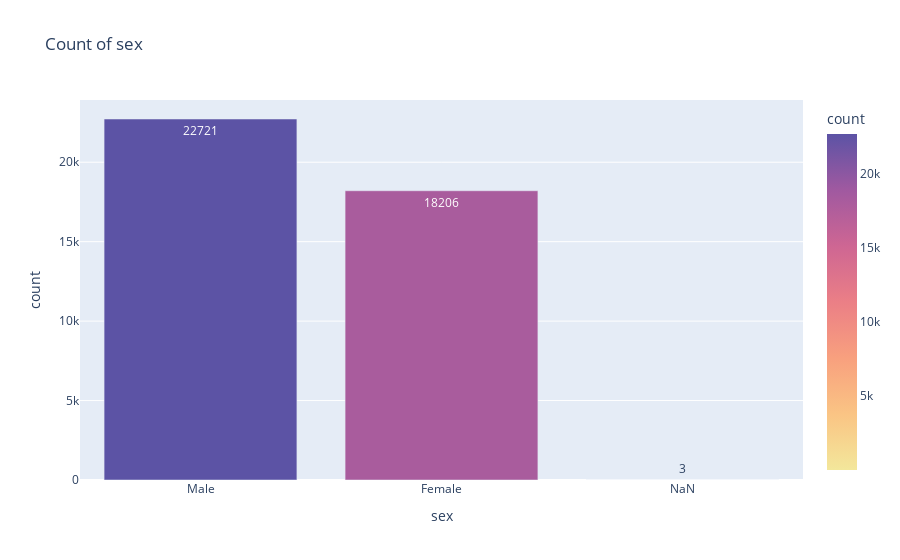
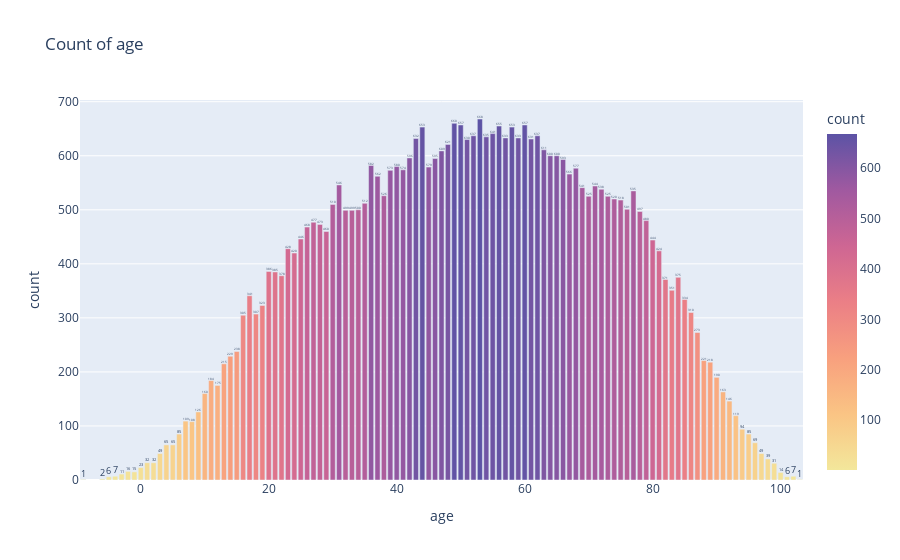
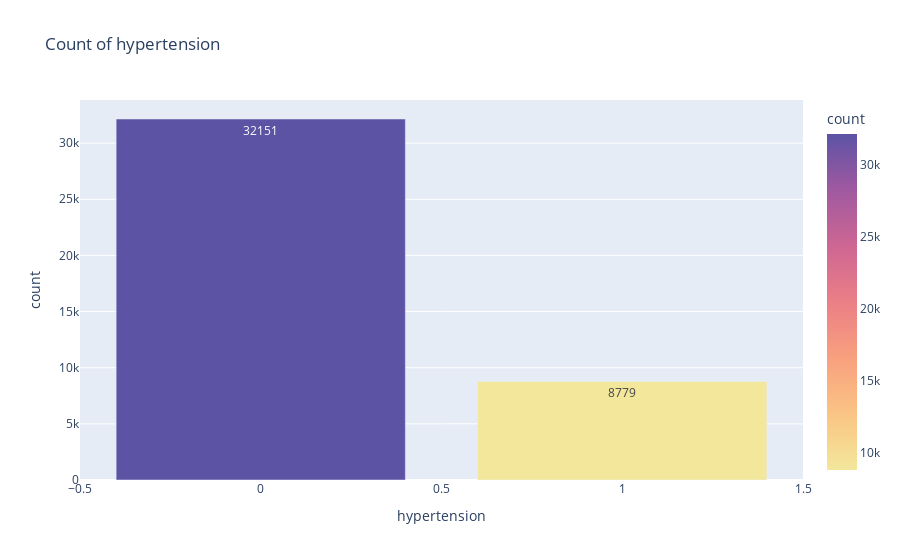
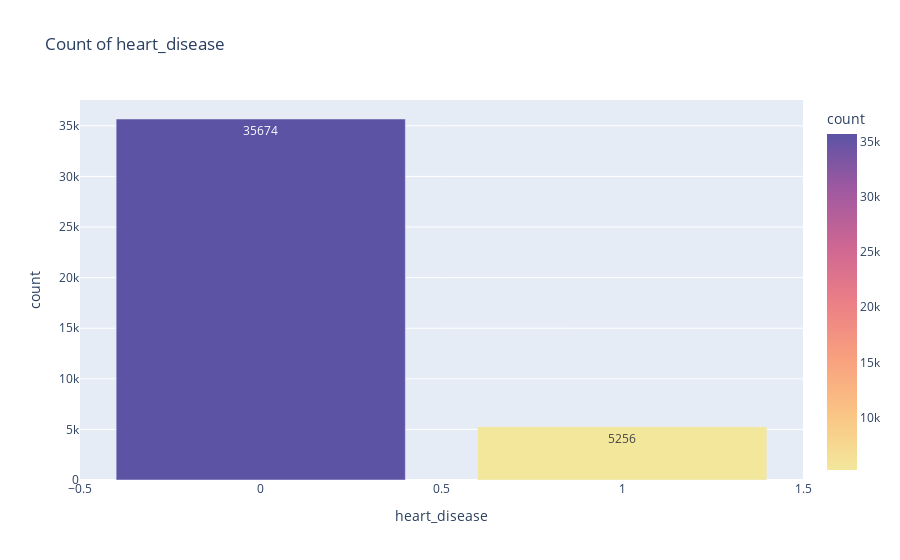

Source (notebook cell) for these figures, in order:
### Code cell
# Create barcharts to have an overview of the distribution for categorical value (Before preprocessing)
selected_columns = ['sex', 'age', 'hypertension', 'heart_disease', 'ever_married', 'work_type', 'Residence_type', 'smoking_status', 'stroke']

# Create a new dataframe with just the selected columns (used the data_copy dataframe which converted into categorical value for better viewing)
data1 = data_copy[selected_columns]
data1['sex'] = data1['sex'].fillna('NaN')

for column in data1:
    # Calculate the frequency of each feature
    counts = data1[column].value_counts(dropna=False).reset_index()
    counts.columns = [column, "count"]

    # Create the bar chart
    fig = px.bar(counts, x=column, y='count', title=f'Count of {column}', color='count', color_continuous_scale='Sunset', text='count')
    
    # Show the plot
    fig.show()

### Figure 1 — Plotly figure (JSON) as saved in the notebook; plotly's stock layout.template omitted (floating-point values rounded to 4 significant figures)
{"data": [{"alignmentgroup": "True", "hovertemplate": "sex=%{x}<br>count=%{marker.color}<extra></extra>", "legendgroup": "", "marker": {"color": [22721, 18206, 3], "coloraxis": "coloraxis", "pattern": {"shape": ""}}, "name": "", "offsetgroup": "", "orientation": "v", "showlegend": false, "text": [22721, 18206, 3], "textposition": "auto", "type": "bar", "x": ["Male", "Female", "NaN"], "xaxis": "x", "y": [22721, 18206, 3], "yaxis": "y"}], "layout": {"barmode": "relative", "coloraxis": {"colorbar": {"title": {"text": "count"}}, "colorscale": [[0, "rgb(243, 231, 155)"], [0.1667, "rgb(250, 196, 132)"], [0.3333, "rgb(248, 160, 126)"], [0.5, "rgb(235, 127, 134)"], [0.6667, "rgb(206, 102, 147)"], [0.8333, "rgb(160, 89, 160)"], [1, "rgb(92, 83, 165)"]]}, "legend": {"tracegroupgap": 0}, "title": {"text": "Count of sex"}, "xaxis": {"anchor": "y", "domain": [0, 1], "title": {"text": "sex"}}, "yaxis": {"anchor": "x", "domain": [0, 1], "title": {"text": "count"}}}}

### Figure 2 — Plotly figure (JSON) as saved in the notebook; plotly's stock layout.template omitted (floating-point values rounded to 4 significant figures)
{"data": [{"alignmentgroup": "True", "hovertemplate": "age=%{x}<br>count=%{marker.color}<extra></extra>", "legendgroup": "", "marker": {"color": [668, 660, 657, 657, 655, 653, 653, 641, 637, 637, 635, 633, 633, 632, 631, 630, 621, 611, 609, 600, 600, 596, 595, 593, 582, 580, 579, 577, 574, 573, 566, 562, 546, 544, 541, 538, 535, 526, 525, 525, 520, 518, 512, 510, 501, 500, 499, 499, 497, 480, 477, 473, 468, 460, 446, 444, 428, 424, 420, 386, 385, 378, 375, 371, 351, 341, 334, 323, 310, 307, 305, 273, 238, 229, 221, 218, 215, 190, 184, 175, 163, 160, 146, 126, 119, 109, 108, 94, 85, 85, 69, 65, 65, 49, 49, 39, 32, 32, 31, 23, 16, 15, 14, 11, 7, 7, 6, 6, 2, 1, 1], "coloraxis": "coloraxis", "pattern": {"shape": ""}}, "name": "", "offsetgroup": "", "orientation": "v", "showlegend": false, "text": [668, 660, 657, 657, 655, 653, 653, 641, 637, 637, 635, 633, 633, 632, 631, 630, 621, 611, 609, 600, 600, 596, 595, 593, 582, 580, 579, 577, 574, 573, 566, 562, 546, 544, 541, 538, 535, 526, 525, 525, 520, 518, 512, 510, 501, 500, 499, 499, 497, 480, 477, 473, 468, 460, 446, 444, 428, 424, 420, 386, 385, 378, 375, 371, 351, 341, 334, 323, 310, 307, 305, 273, 238, 229, 221, 218, 215, 190, 184, 175, 163, 160, 146, 126, 119, 109, 108, 94, 85, 85, 69, 65, 65, 49, 49, 39, 32, 32, 31, 23, 16, 15, 14, 11, 7, 7, 6, 6, 2, 1, 1], "textposition": "auto", "type": "bar", "x": [53, 49, 60, 50, 56, 58, 44, 55, 52, 62, 54, 59, 57, 43, 61, 51, 48, 63, 47, 65, 64, 42, 46, 66, 36, 40, 45, 68, 41, 39, 67, 37, 31, 71, 69, 72, 77, 38, 70, 73, 74, 75, 35, 30, 76, 34, 33, 32, 78, 79, 27, 28, 26, 29, 25, 80, 23, 81, 24, 20, 21, 22, 84, 82, 83, 17, 85, 19, 86, 18, 16, 87, 15, 14, 88, 89, 13, 90, 11, 12, 91, 10, 92, 9, 93, 7, 8, 94, 6, 95, 96, 4, 5, 3, 97, 98, 1, 2, 99, 0, -2, -1, 100, -3, -4, 102, 101, -5, -6, -9, 103], "xaxis": "x", "y": [668, 660, 657, 657, 655, 653, 653, 641, 637, 637, 635, 633, 633, 632, 631, 630, 621, 611, 609, 600, 600, 596, 595, 593, 582, 580, 579, 577, 574, 573, 566, 562, 546, 544, 541, 538, 535, 526, 525, 525, 520, 518, 512, 510, 501, 500, 499, 499, 497, 480, 477, 473, 468, 460, 446, 444, 428, 424, 420, 386, 385, 378, 375, 371, 351, 341, 334, 323, 310, 307, 305, 273, 238, 229, 221, 218, 215, 190, 184, 175, 163, 160, 146, 126, 119, 109, 108, 94, 85, 85, 69, 65, 65, 49, 49, 39, 32, 32, 31, 23, 16, 15, 14, 11, 7, 7, 6, 6, 2, 1, 1], "yaxis": "y"}], "layout": {"barmode": "relative", "coloraxis": {"colorbar": {"title": {"text": "count"}}, "colorscale": [[0, "rgb(243, 231, 155)"], [0.1667, "rgb(250, 196, 132)"], [0.3333, "rgb(248, 160, 126)"], [0.5, "rgb(235, 127, 134)"], [0.6667, "rgb(206, 102, 147)"], [0.8333, "rgb(160, 89, 160)"], [1, "rgb(92, 83, 165)"]]}, "legend": {"tracegroupgap": 0}, "title": {"text": "Count of age"}, "xaxis": {"anchor": "y", "domain": [0, 1], "title": {"text": "age"}}, "yaxis": {"anchor": "x", "domain": [0, 1], "title": {"text": "count"}}}}

### Figure 3 — Plotly figure (JSON) as saved in the notebook; plotly's stock layout.template omitted (floating-point values rounded to 4 significant figures)
{"data": [{"alignmentgroup": "True", "hovertemplate": "hypertension=%{x}<br>count=%{marker.color}<extra></extra>", "legendgroup": "", "marker": {"color": [32151, 8779], "coloraxis": "coloraxis", "pattern": {"shape": ""}}, "name": "", "offsetgroup": "", "orientation": "v", "showlegend": false, "text": [32151, 8779], "textposition": "auto", "type": "bar", "x": [0, 1], "xaxis": "x", "y": [32151, 8779], "yaxis": "y"}], "layout": {"barmode": "relative", "coloraxis": {"colorbar": {"title": {"text": "count"}}, "colorscale": [[0, "rgb(243, 231, 155)"], [0.1667, "rgb(250, 196, 132)"], [0.3333, "rgb(248, 160, 126)"], [0.5, "rgb(235, 127, 134)"], [0.6667, "rgb(206, 102, 147)"], [0.8333, "rgb(160, 89, 160)"], [1, "rgb(92, 83, 165)"]]}, "legend": {"tracegroupgap": 0}, "title": {"text": "Count of hypertension"}, "xaxis": {"anchor": "y", "domain": [0, 1], "title": {"text": "hypertension"}}, "yaxis": {"anchor": "x", "domain": [0, 1], "title": {"text": "count"}}}}

### Figure 4 — Plotly figure (JSON) as saved in the notebook; plotly's stock layout.template omitted (floating-point values rounded to 4 significant figures)
{"data": [{"alignmentgroup": "True", "hovertemplate": "heart_disease=%{x}<br>count=%{marker.color}<extra></extra>", "legendgroup": "", "marker": {"color": [35674, 5256], "coloraxis": "coloraxis", "pattern": {"shape": ""}}, "name": "", "offsetgroup": "", "orientation": "v", "showlegend": false, "text": [35674, 5256], "textposition": "auto", "type": "bar", "x": [0, 1], "xaxis": "x", "y": [35674, 5256], "yaxis": "y"}], "layout": {"barmode": "relative", "coloraxis": {"colorbar": {"title": {"text": "count"}}, "colorscale": [[0, "rgb(243, 231, 155)"], [0.1667, "rgb(250, 196, 132)"], [0.3333, "rgb(248, 160, 126)"], [0.5, "rgb(235, 127, 134)"], [0.6667, "rgb(206, 102, 147)"], [0.8333, "rgb(160, 89, 160)"], [1, "rgb(92, 83, 165)"]]}, "legend": {"tracegroupgap": 0}, "title": {"text": "Count of heart_disease"}, "xaxis": {"anchor": "y", "domain": [0, 1], "title": {"text": "heart_disease"}}, "yaxis": {"anchor": "x", "domain": [0, 1], "title": {"text": "count"}}}}
